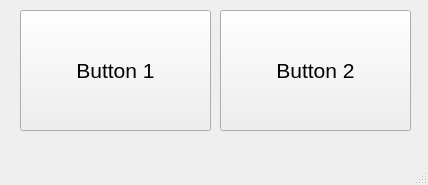
<?xml version="1.0" encoding="UTF-8"?>
<ui version="4.0">
 <class>MainWindow</class>
 <widget class="QMainWindow" name="MainWindow">
  <property name="geometry">
   <rect>
    <x>0</x>
    <y>0</y>
    <width>428</width>
    <height>185</height>
   </rect>
  </property>
  <property name="windowTitle">
   <string>Status Bar</string>
  </property>
  <widget class="QWidget" name="centralwidget">
   <widget class="QPushButton" name="button1_pushButton">
    <property name="geometry">
     <rect>
      <x>20</x>
      <y>10</y>
      <width>191</width>
      <height>121</height>
     </rect>
    </property>
    <property name="font">
     <font>
      <pointsize>16</pointsize>
     </font>
    </property>
    <property name="text">
     <string>Button 1</string>
    </property>
   </widget>
   <widget class="QPushButton" name="button2_pushButton_2">
    <property name="geometry">
     <rect>
      <x>220</x>
      <y>10</y>
      <width>191</width>
      <height>121</height>
     </rect>
    </property>
    <property name="font">
     <font>
      <pointsize>16</pointsize>
     </font>
    </property>
    <property name="text">
     <string>Button 2</string>
    </property>
   </widget>
  </widget>
  <widget class="QMenuBar" name="menubar">
   <property name="geometry">
    <rect>
     <x>0</x>
     <y>0</y>
     <width>428</width>
     <height>26</height>
    </rect>
   </property>
  </widget>
  <widget class="QStatusBar" name="statusbar"/>
 </widget>
 <resources/>
 <connections/>
</ui>
